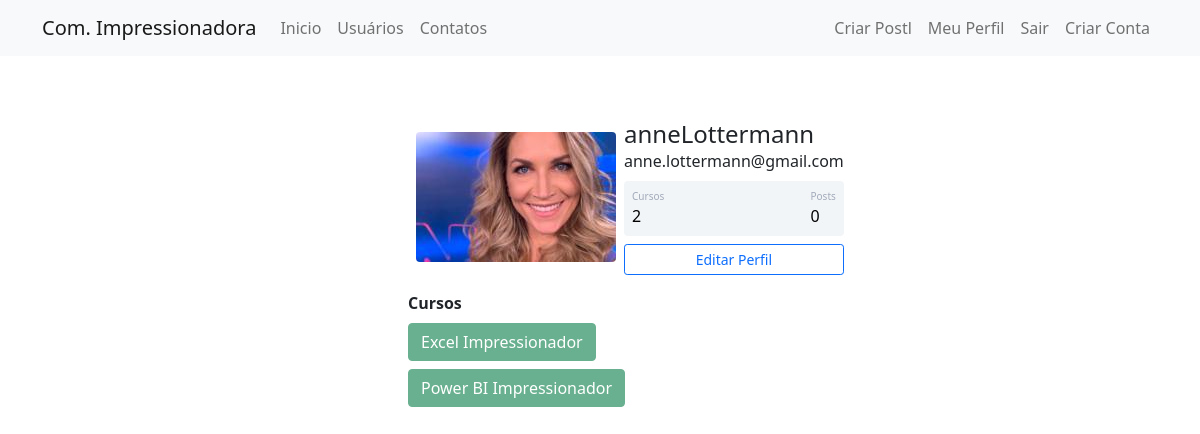
The app's page /perfil (signed in) with its own data.
### comunidadeimpressionadora/models.py (models this page shows)
class Usuario(database.Model, UserMixin):
    id = database.Column(database.Integer, primary_key=True)
    username = database.Column(database.String, nullable=False)
    email = database.Column(database.String, nullable=False, unique=True)
    senha = database.Column(database.String, nullable=False)
    foto_perfil = database.Column(database.String, default='default.jpg')
    posts = database.relationship('Post', backref='autor', lazy=True)
    cursos = database.Column(database.String, nullable=False, default='Não Informado')

### comunidadeimpressionadora/routes.py (the view)
@app.route('/perfil')
@login_required
def perfil():
    foto_perfil = url_for('static', filename='fotos_perfil/{}'.format(current_user.foto_perfil))
    return render_template('perfil.html', foto_perfil=foto_perfil)

### comunidadeimpressionadora/models.py (called while the page is built)
@login_manager.user_loader
def load_usuario(id_usuario):
    return Usuario.query.get(int(id_usuario))

### comunidadeimpressionadora/templates/perfil.html (shortened to what this page needs)
{% extends 'base.html' %}
{% block body %}
          <div class="container mt-5 d-flex justify-content-center">
              <div class="card p-3">
                  <div class="d-flex align-items-center">
                      <div class="image pe-2"> <img src="{{ foto_perfil }}" class="rounded" width="200"> </div>
                      <div class="ml-3 w-100">
                              <h4 class="mb-0 mt-0">{{ current_user.username }}</h4> <span> {{ current_user.email }}</span>
                              <div class="p-2 mt-2 bg-primary d-flex justify-content-between rounded text-white stats">
                                  {% if 'Não Informado' in current_user.cursos %}
                                    <div class="d-flex flex-column"> <span class="articles">Cursos</span> <span class="number1">0</span> </div>
                                  {% else %}
                                    <div class="d-flex flex-column"> <span class="articles">Cursos</span> <span class="number1">{{ current_user.cursos.count(';') + 1 }}</span> </div>
                                  {% endif %}
                                  <div class="d-flex flex-column"> <span class="rating">Posts</span> <span class="number3">0</span> </div>
                              </div>
                              <div class="button mt-2 d-flex flex-row align-items-center">
                                  <a class="w-100" href="{{ url_for('editar_perfil') }}">
                                      <button class="btn btn-sm btn-outline-primary w-100">Editar Perfil</button>
                                  </a>
                              </div>
                      </div>
                </div>
              </div>
          </div>
          {% if 'Não Informado' not in current_user.cursos %}
                  <div class="row justify-content-center">
                      <div class="col col-4" style="text-align-center">
                            <strong>Cursos</strong><br>
                            {% for curso in current_user.cursos.split(';') %}
                                <button type="button" class="btn btn-success mt-2" disabled>{{ curso }}</button>
                            {% endfor %}
                      </div>
                  </div>
          {% endif %}
{% endblock %}

### comunidadeimpressionadora/static/main.css (style rules this page uses)
.card { width: 400px; border: none; border-radius: 10px; background-color: #fff }
.stats { background: #f2f5f8 !important; color: #000 !important }
.articles { font-size: 10px; color: #a1aab9 }
.number1 { font-weight: 500 }
.rating { font-size: 10px; color: #a1aab9 }
.number3 { font-weight: 500 }

### records on screen
Usuario: username "anneLottermann", email "anne.lottermann@gmail.com", cursos "2"

### other values on screen
{{ curso }} "Excel Impressionador" "Power BI Impressionador"
